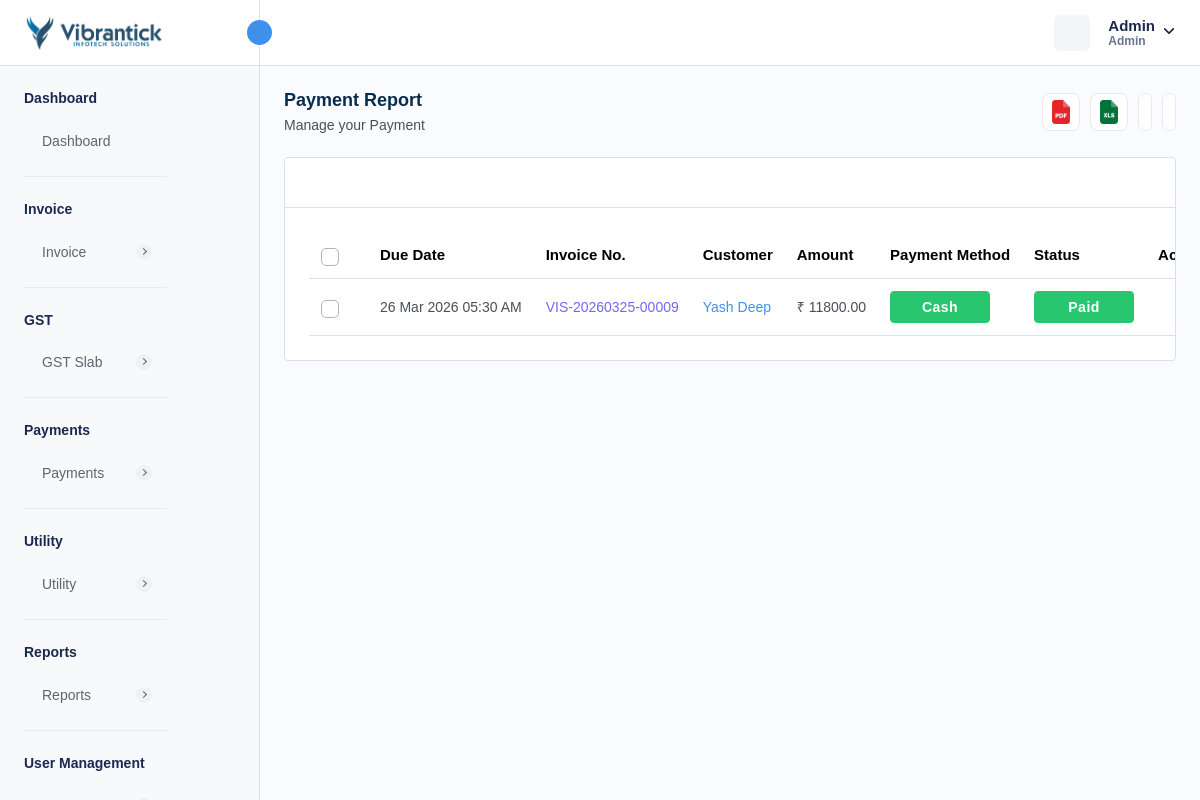
Page /manage-payments.php (signed in) on the committed database.
### tables this page shows
CREATE TABLE `company_settings` (
  `company_id` int NOT NULL AUTO_INCREMENT,
  `company_name` varchar(255) DEFAULT NULL,
  `company_email` varchar(255) DEFAULT NULL,
  `company_phone` varchar(20) DEFAULT NULL,
  `company_website` varchar(255) DEFAULT NULL,
  `company_logo` varchar(255) DEFAULT NULL,
  `favicon` varchar(255) DEFAULT NULL,
  `address` text,
  `country` varchar(100) DEFAULT NULL,
  `state` varchar(100) DEFAULT NULL,
  `city` varchar(100) DEFAULT NULL,
  `postal_code` varchar(20) DEFAULT NULL,
  `created_at` timestamp NULL DEFAULT CURRENT_TIMESTAMP,
  `updated_at` timestamp NULL DEFAULT CURRENT_TIMESTAMP ON UPDATE CURRENT_TIMESTAMP,
  PRIMARY KEY (`company_id`)
);

CREATE TABLE `invoice` (
  `invoice_id` int NOT NULL AUTO_INCREMENT,
  `invoice_number` varchar(255) NOT NULL,
  `payment_method` enum('CREDIT_CARD','DEBIT_CARD','CASH','NET_BANKING','PAYPAL','OTHER') NOT NULL,
  `transaction_id` varchar(255) DEFAULT NULL,
  `status` enum('PAID','PENDING','CANCELLED','REFUNDED') NOT NULL,
  `amount` decimal(10,2) NOT NULL,
  `quantity` int NOT NULL,
  `discount` decimal(10,2) NOT NULL,
  `total_amount` decimal(10,2) NOT NULL,
  `due_date` varchar(255) DEFAULT NULL,
  `customer_id` int DEFAULT NULL,
  `service_id` json DEFAULT NULL,
  `description` longtext,
  `created_at` timestamp NULL DEFAULT CURRENT_TIMESTAMP,
  `updated_at` timestamp NULL DEFAULT CURRENT_TIMESTAMP ON UPDATE CURRENT_TIMESTAMP,
  `is_active` int NOT NULL DEFAULT '1',
  `reminder_enabled` int NOT NULL DEFAULT '0',
  `reminder_count` int NOT NULL DEFAULT '0',
  `created_by` int NOT NULL,
  `from_date` varchar(255) DEFAULT NULL,
  `to_date` varchar(255) DEFAULT NULL,
  `invoice_type` enum('FIXED','RECURSIVE') DEFAULT NULL,
  `invoice_title` varchar(255) DEFAULT NULL,
  `gst_status` enum('PAID','HOLD','CANCELLED') DEFAULT 'HOLD',
  `repeat_cycle` enum('DAILY','WEEKLY','MONTHLY','QUARTERLY','SEMIQUARTERLY','ANNUALLY','BIENNIALLY') DEFAULT NULL,
  `create_before` int DEFAULT NULL,
  PRIMARY KEY (`invoice_id`),
  UNIQUE KEY `invoice_number_UNIQUE` (`invoice_number`),
  UNIQUE KEY `transaction_id_UNIQUE` (`transaction_id`),
  KEY `fk_invoice_customer` (`customer_id`),
  CONSTRAINT `fk_invoice_customer` FOREIGN KEY (`customer_id`) REFERENCES `customer` (`customer_id`) ON DELETE CASCADE
);

CREATE TABLE `localization_settings` (
  `id` int NOT NULL AUTO_INCREMENT,
  `language` varchar(50) DEFAULT 'English',
  `timezone` varchar(100) DEFAULT 'UTC',
  `date_format` varchar(20) DEFAULT 'd M Y',
  `time_format` varchar(10) DEFAULT '12',
  `currency_id` int DEFAULT NULL,
  `created_at` datetime DEFAULT CURRENT_TIMESTAMP,
  `updated_at` datetime DEFAULT CURRENT_TIMESTAMP ON UPDATE CURRENT_TIMESTAMP,
  PRIMARY KEY (`id`)
);

CREATE TABLE `customer` (
  `customer_id` int NOT NULL AUTO_INCREMENT,
  `customer_name` varchar(255) NOT NULL,
  `customer_phone` varchar(15) DEFAULT NULL,
  `customer_email` varchar(255) DEFAULT NULL,
  `customer_address` text,
  `ship_name` varchar(255) DEFAULT NULL,
  `ship_phone` varchar(15) DEFAULT NULL,
  `ship_email` varchar(255) DEFAULT NULL,
  `ship_address` text,
  `isActive` int DEFAULT '1',
  `created_at` timestamp NULL DEFAULT CURRENT_TIMESTAMP,
  `updated_at` timestamp NULL DEFAULT NULL ON UPDATE CURRENT_TIMESTAMP,
  `customer_state` varchar(45) DEFAULT NULL,
  `customer_city` int DEFAULT NULL,
  `gst_number` varchar(45) DEFAULT NULL,
  `image` varchar(155) DEFAULT NULL,
  `pan_number` varchar(10) DEFAULT NULL,
  `tan_number` varchar(10) DEFAULT NULL,
  PRIMARY KEY (`customer_id`),
  UNIQUE KEY `customer_phone_UNIQUE` (`customer_phone`),
  UNIQUE KEY `customer_email_UNIQUE` (`customer_email`),
  UNIQUE KEY `gst_number_UNIQUE` (`gst_number`),
  UNIQUE KEY `pan_number_UNIQUE` (`pan_number`),
  UNIQUE KEY `tan_number_UNIQUE` (`tan_number`)
);

CREATE TABLE `currency` (
  `currency_id` int NOT NULL AUTO_INCREMENT,
  `currency_name` varchar(255) DEFAULT NULL,
  `currency_code` varchar(45) DEFAULT NULL,
  `currency_symbol` varchar(45) DEFAULT NULL,
  `currency_rate` decimal(10,2) DEFAULT NULL,
  `created_at` timestamp NULL DEFAULT CURRENT_TIMESTAMP,
  `updated_at` timestamp NULL DEFAULT NULL,
  `is_active` int DEFAULT '1',
  PRIMARY KEY (`currency_id`)
);

### utility/formatDateTime.php (called while the page is built, shortened)
<?php
function formatDateTime($dateTimeValue, $localizationSettings)
{
    try {
        $timezone = $localizationSettings['timezone'] ?? 'UTC';
        $dateFormat = $localizationSettings['date_format'] ?? 'd M Y';
        $format = $dateFormat;
        $date = new DateTime($dateTimeValue, new DateTimeZone('UTC'));
        $date->setTimezone(new DateTimeZone($timezone));
        return $date->format($format);
    } catch (Exception $e) {
        return $dateTimeValue;
    }
}

### manage-payments.php (the view, shortened to what this page needs)
<?php
require "./database/config.php";
require './utility/formatDateTime.php';
try {
    $stmtFetchInvoices = $db->prepare("SELECT * FROM invoice
    INNER JOIN customer
    ON customer.customer_id = invoice.customer_id
    WHERE invoice.is_active = 1
    ");
    if ($stmtFetchInvoices->execute()) {
        $invoices = $stmtFetchInvoices->get_result();
    } else {
        $_SESSION['error'] = 'Error for fetching customers';
    }
    $stmtFetchCompanySettings = $db->prepare("SELECT * FROM company_settings");
    $stmtFetchCompanySettings->execute();
    $companySettings = $stmtFetchCompanySettings->get_result()->fetch_array(MYSQLI_ASSOC);
    $stmtFetchLocalizationSettings = $db->prepare("SELECT * FROM localization_settings INNER JOIN currency ON localization_settings.currency_id = currency.currency_id WHERE currency.is_active = 1 ;");
    $stmtFetchLocalizationSettings->execute();
    $localizationSettings = $stmtFetchLocalizationSettings->get_result()->fetch_array(MYSQLI_ASSOC);
} catch (Exception $e) {
    $_SESSION['error'] = $e;
}
?>
<!DOCTYPE html>
<html lang="en">
<head>
    <link rel="stylesheet" href="assets/css/bootstrap.min.css" />
    <link rel="stylesheet" href="assets/css/bootstrap-datetimepicker.min.css" />
    <link rel="stylesheet" href="assets/plugins/daterangepicker/daterangepicker.css" />
    <link rel="stylesheet" href="assets/css/animate.css" />
    <link rel="stylesheet" href="assets/plugins/select2/css/select2.min.css" />
    <link rel="stylesheet" href="assets/css/dataTables.bootstrap5.min.css" />
    <link rel="stylesheet" href="assets/plugins/fontawesome/css/fontawesome.min.css" />
    <link rel="stylesheet" href="assets/plugins/fontawesome/css/all.min.css" />
    <link rel="stylesheet" href="assets/css/style.css" />
    <link rel="stylesheet" href="https://cdn.jsdelivr.net/npm/notyf@3/notyf.min.css" />
</head>
<body>
    <div class="main-wrapper">
        <div class="header">
            <?php require_once("header.php"); ?>
        </div>
        <div class="sidebar" id="sidebar">
            <?php require_once("sidebar.php"); ?>
        </div>
        <div class="page-wrapper">
            <div class="content">
                <div class="page-header justify-content-between">
                    <div class="page-title">
                        <h4>Payment Report</h4>
                        <h6>Manage your Payment</h6>
                    </div>
                    <ul class="table-top-head">
                        <li>
                            <a data-bs-toggle="tooltip" onclick="exportToPDF(`all_payments`)" data-bs-placement="top"
                                title="Pdf"><img src="assets/img/icons/pdf.svg" alt="img" /></a>
                        </li>
                        <li>
                            <a data-bs-toggle="tooltip" onclick="exportToExcel(`all_payments`)" data-bs-placement="top"
                                title="Excel"><img src="assets/img/icons/excel.svg" alt="img" /></a>
                        </li>
                        <li>
                            <a href="" data-bs-toggle="tooltip" data-bs-placement="top" title="Refresh"></a>
                        </li>
                        <li>
                            <a data-bs-toggle="tooltip" data-bs-placement="top" title="Collapse" id="collapse-header"></a>
                        </li>
                    </ul>
                </div>
                <div class="card table-list-card">
                    <div class="card-body">
                        <div class="table-top">
                            <div class="search-set">
                                <div class="search-input">
                                    <a href="" class="btn btn-searchset"></a>
                                </div>
                            </div>
                        </div>
                        <div class="table-responsive">
                            <table id="myTable" class="table datanew">
                                <thead>
                                    <tr>
                                        <th class="no-sort">
                                            <label class="checkboxs">
                                                <span class="checkmarks"></span>
                                            </label>
                                        </th>
                                        <th>Due Date</th>
                                        <th>Invoice No.</th>
                                        <th>Customer</th>
                                        <th>Amount</th>
                                        <th>Payment Method</th>
                                        <th>Status</th>
                                        <th class="no-sort text-center">Action</th>
                                    </tr>
                                </thead>
                                <tbody>
                                    <?php foreach ($invoices->fetch_all(MYSQLI_ASSOC) as $invoice) { ?>
                                        <tr>
                                            <td>
                                                <label class="checkboxs">
                                                    <span class="checkmarks"></span>
                                                </label>
                                            </td>
                                            <td><?php echo formatDateTime($invoice['due_date'], $localizationSettings); ?>
                                            </td>
                                            <td class="ref-number"><?php echo $invoice['invoice_number'] ?></td>
                                            <td>
                                                <div class="userimgname">
                                                    <div>
                                                        <a class="text-primary"
                                                            href="<?php echo getenv("BASE_URL") . "view-customer-report?id=" . base64_encode($invoice['customer_id']) ?>"><?php echo $invoice['customer_name'] ?></a>
                                                    </div>
                                                </div>
                                            </td>
                                            <td> <?php echo (isset($localizationSettings["currency_symbol"]) ? $localizationSettings["currency_symbol"] : "$") . " " . $invoice['total_amount'] ?>
                                            </td>
                                            <td class="payment-info">
                                                <?php if ($invoice['payment_method'] == 'CREDIT_CARD') { ?>
                                                    <span class="badge badge-lg bg-success">Credit Card</span>
                                                <?php } elseif ($invoice['payment_method'] == 'DEBIT_CARD') { ?>
                                                    <span class="badge badge-lg bg-success">Debit Card</span>
                                                <?php } elseif ($invoice['payment_method'] == 'CASH') { ?>
                                                    <span class="badge badge-lg bg-success">Cash</span>
                                                <?php } elseif ($invoice['payment_method'] == 'NET_BANKING') { ?>
                                                    <span class="badge badge-lg bg-primary">Net Banking</span>
                                                <?php } elseif ($invoice['payment_method'] == 'PAYPAL') { ?>
                                                    <span class="badge badge-lg bg-primary">Paypal</span>
                                                <?php } elseif ($invoice['payment_method'] == 'OTHER') { ?>
                                                    <span class="badge badge-lg bg-warning">Other</span>
                                                <?php } ?>
                                            </td>
                                            <td>
                                                <?php if ($invoice['status'] == 'PAID') { ?>
                                                    <span class="badge badge-lg bg-success">Paid</span>
                                                <?php } elseif ($invoice['status'] == 'CANCELLED') { ?>
                                                    <span class="badge badge-lg bg-danger">Cancelled</span>
                                                <?php } elseif ($invoice['status'] == 'PENDING') { ?>
                                                    <span class="badge badge-lg bg-warning">Pending</span>
                                                <?php } elseif ($invoice['status'] == 'REFUNDED') { ?>
                                                    <span class="badge badge-lg bg-primary">Refunded</span>
                                                <?php } ?>
                                            </td>
                                            <td class="text-center">
                                                <a class="action-set" href="javascript:void(0);" data-bs-toggle="dropdown"
                                                    aria-expanded="true">
                                                </a>
                                            </td>
                                        </tr>
                                    <?php } ?>
                                </tbody>
                            </table>
                        </div>
                    </div>
                </div>
            </div>
        </div>
    </div>
</body>
</html>

### header.php (shortened to what this page needs)
<div class="header">
    <div class="header-left active">
        <a href="<?= getenv("BASE_URL") . "dashboard" ?>" class="logo logo-normal">
            <img src="<?= isset($companySettings['company_logo']) ? $companySettings['company_logo'] : "assets/img/logo/vis-logo.png" ?>"
                alt="" />
        </a>
        <a id="toggle_btn" href="javascript:void(0);">
            <i data-feather="chevrons-left" class="feather-16"></i>
        </a>
    </div>
    <ul class="nav user-menu">
        <li class="nav-item nav-item-box">
            <a href="javascript:void(0);" id="btnFullscreen">
            </a>
        </li>
        <li class="nav-item dropdown has-arrow main-drop">
            <a href="javascript:void(0);" class="dropdown-toggle nav-link userset" data-bs-toggle="dropdown">
                <span class="user-info">
                    <span class="user-detail">
                        <span
                            class="user-name"><?php echo isset($_SESSION['admin_name']) ? $_SESSION['admin_name'] : "Vibrantick" ?></span>
                        <span
                            class="user-role"><?php echo isset($_SESSION['admin_role']) ? $_SESSION['admin_role'] : "Admin" ?></span>
                    </span>
                </span>
            </a>
        </li>
    </ul>
</div>

### rows in the picture
company_settings: company_logo (picture)
invoice: due_date.date_format "26 Mar 2026 05:30 AM", invoice_number "VIS-20260325-00009", customer.customer_name "Yash Deep", total_amount "11800.00", payment_method "Cash", status "Paid"
currency: currency_symbol "₹"

### other values in the picture
$_SESSION['admin_name'] "Admin"
$_SESSION['admin_role'] "Admin"
